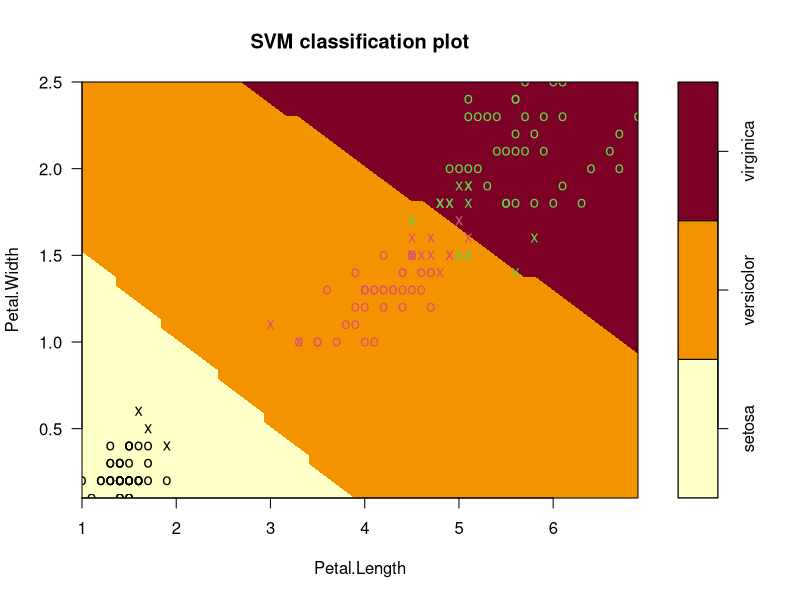
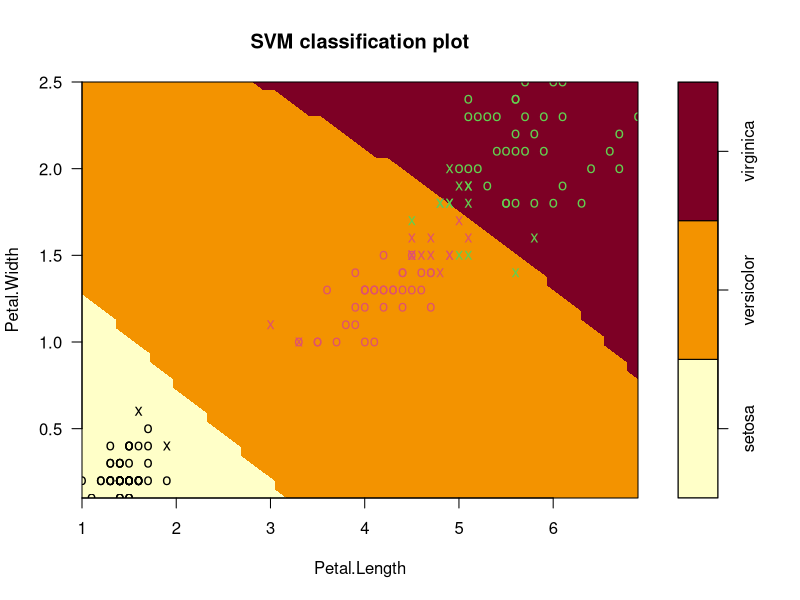
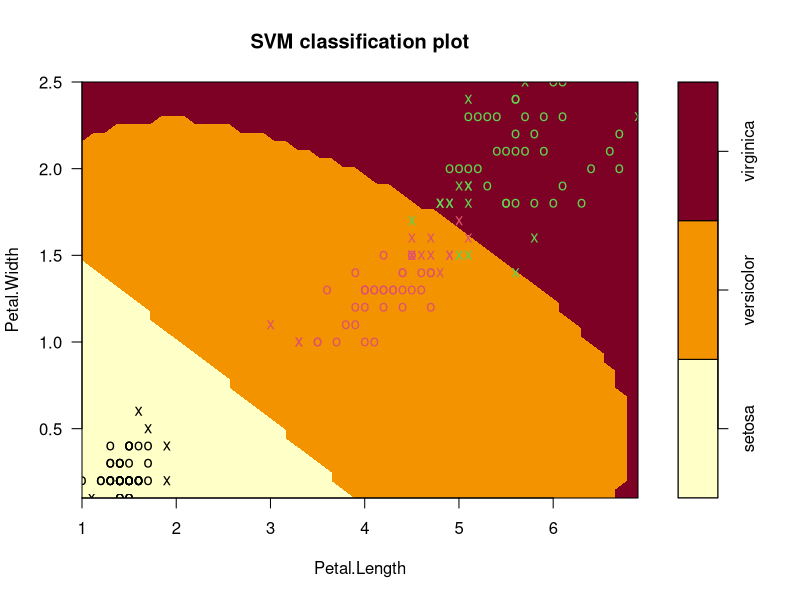
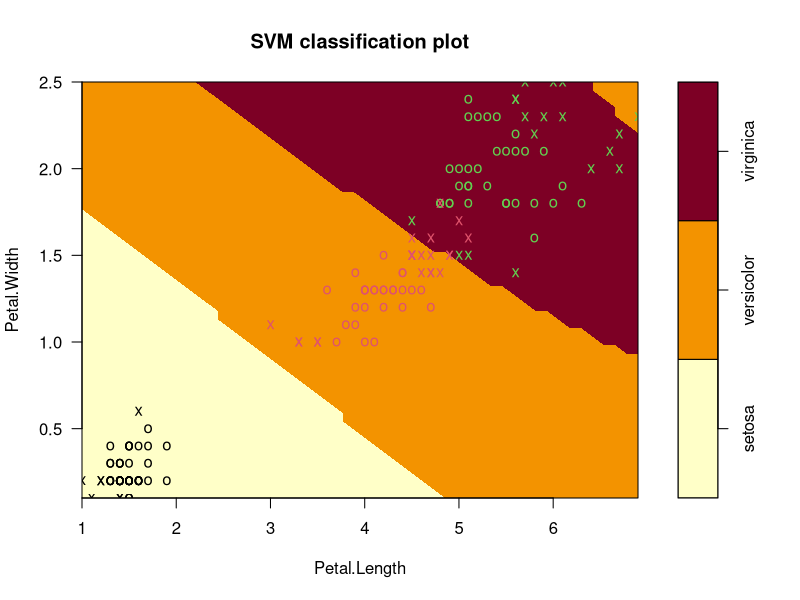

Here is the R script that generated these plots, in order:
library("e1071")
attach(iris)

x <- subset(iris, select=-Species)
y <- Species

svm_model <- svm(Species ~ Petal.Width + Petal.Length, data=iris, kernel="linear")
summary(svm_model)
pred <- predict(svm_model, x)
table(pred,y)
plot(svm_model, iris, Petal.Width ~ Petal.Length)

svm_model <- svm(Species ~ Petal.Width + Petal.Length, data=iris, kernel="polynomial")
summary(svm_model)
pred <- predict(svm_model, x)
table(pred,y)
plot(svm_model, iris, Petal.Width ~ Petal.Length, slice = list(Sepal.Width = 3, Sepal.Length = 4))

svm_model <- svm(Species ~  Petal.Width + Petal.Length, data=iris, kernel="radial")
summary(svm_model)
pred <- predict(svm_model, x)
table(pred,y)
plot(svm_model, iris, Petal.Width ~ Petal.Length, slice = list(Sepal.Width = 3, Sepal.Length = 4))

svm_model <- svm(Species ~  Petal.Width + Petal.Length, data=iris, kernel="sigmoid")
summary(svm_model)
pred <- predict(svm_model, x)
table(pred,y)
plot(svm_model, iris, Petal.Width ~ Petal.Length, slice = list(Sepal.Width = 3, Sepal.Length = 4))

